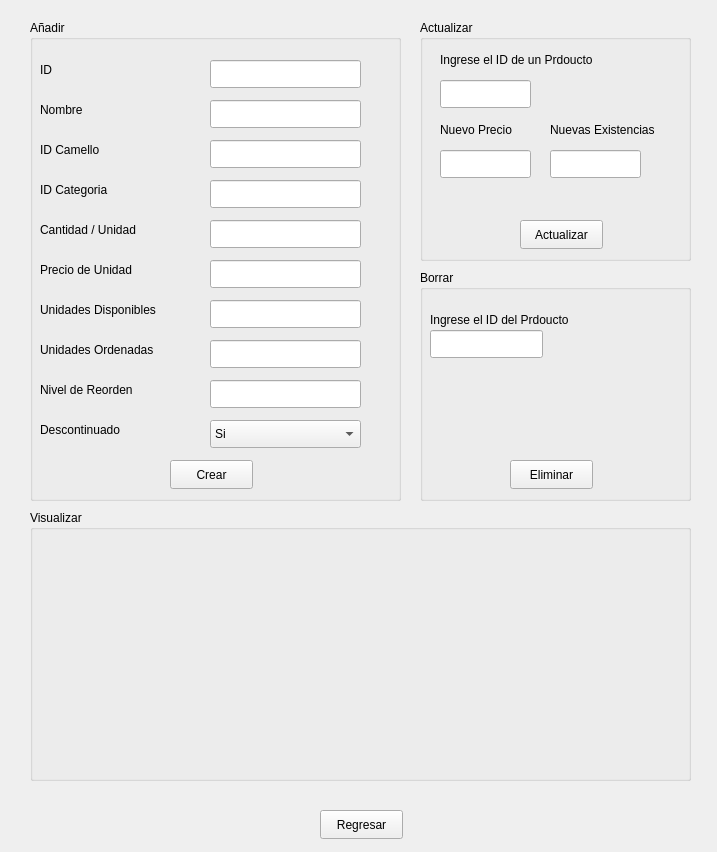
<?xml version="1.0" encoding="UTF-8"?>
<ui version="4.0">
 <class>ProductosCRUD</class>
 <widget class="QFrame" name="ProductosCRUD">
  <property name="geometry">
   <rect>
    <x>0</x>
    <y>0</y>
    <width>717</width>
    <height>852</height>
   </rect>
  </property>
  <property name="windowTitle">
   <string>Frame</string>
  </property>
  <widget class="QGroupBox" name="groupBox">
   <property name="geometry">
    <rect>
     <x>30</x>
     <y>20</y>
     <width>371</width>
     <height>481</height>
    </rect>
   </property>
   <property name="title">
    <string>Añadir</string>
   </property>
   <widget class="QLabel" name="label">
    <property name="geometry">
     <rect>
      <x>10</x>
      <y>40</y>
      <width>63</width>
      <height>20</height>
     </rect>
    </property>
    <property name="text">
     <string>ID</string>
    </property>
   </widget>
   <widget class="QLabel" name="label_2">
    <property name="geometry">
     <rect>
      <x>10</x>
      <y>80</y>
      <width>63</width>
      <height>20</height>
     </rect>
    </property>
    <property name="text">
     <string>Nombre</string>
    </property>
   </widget>
   <widget class="QLabel" name="label_3">
    <property name="geometry">
     <rect>
      <x>10</x>
      <y>120</y>
      <width>81</width>
      <height>20</height>
     </rect>
    </property>
    <property name="text">
     <string>ID Camello</string>
    </property>
   </widget>
   <widget class="QLabel" name="label_4">
    <property name="geometry">
     <rect>
      <x>10</x>
      <y>160</y>
      <width>91</width>
      <height>20</height>
     </rect>
    </property>
    <property name="text">
     <string>ID Categoria</string>
    </property>
   </widget>
   <widget class="QLabel" name="label_5">
    <property name="geometry">
     <rect>
      <x>10</x>
      <y>200</y>
      <width>131</width>
      <height>20</height>
     </rect>
    </property>
    <property name="text">
     <string>Cantidad / Unidad</string>
    </property>
   </widget>
   <widget class="QLabel" name="label_6">
    <property name="geometry">
     <rect>
      <x>10</x>
      <y>240</y>
      <width>121</width>
      <height>20</height>
     </rect>
    </property>
    <property name="text">
     <string>Precio de Unidad</string>
    </property>
   </widget>
   <widget class="QLabel" name="label_7">
    <property name="geometry">
     <rect>
      <x>10</x>
      <y>280</y>
      <width>151</width>
      <height>20</height>
     </rect>
    </property>
    <property name="text">
     <string>Unidades Disponibles</string>
    </property>
   </widget>
   <widget class="QLabel" name="label_8">
    <property name="geometry">
     <rect>
      <x>10</x>
      <y>320</y>
      <width>151</width>
      <height>20</height>
     </rect>
    </property>
    <property name="text">
     <string>Unidades Ordenadas</string>
    </property>
   </widget>
   <widget class="QLabel" name="label_9">
    <property name="geometry">
     <rect>
      <x>10</x>
      <y>360</y>
      <width>141</width>
      <height>20</height>
     </rect>
    </property>
    <property name="text">
     <string>Nivel de Reorden</string>
    </property>
   </widget>
   <widget class="QLabel" name="label_10">
    <property name="geometry">
     <rect>
      <x>10</x>
      <y>400</y>
      <width>111</width>
      <height>20</height>
     </rect>
    </property>
    <property name="text">
     <string>Descontinuado</string>
    </property>
   </widget>
   <widget class="QPushButton" name="pushButton">
    <property name="geometry">
     <rect>
      <x>140</x>
      <y>440</y>
      <width>83</width>
      <height>29</height>
     </rect>
    </property>
    <property name="text">
     <string>Crear</string>
    </property>
   </widget>
   <widget class="QLineEdit" name="LE_CRUD_AND_ID">
    <property name="geometry">
     <rect>
      <x>180</x>
      <y>40</y>
      <width>151</width>
      <height>28</height>
     </rect>
    </property>
   </widget>
   <widget class="QLineEdit" name="LN_CRUD_AND_Nom">
    <property name="geometry">
     <rect>
      <x>180</x>
      <y>80</y>
      <width>151</width>
      <height>28</height>
     </rect>
    </property>
   </widget>
   <widget class="QLineEdit" name="LE_CRUD_AND_IDSupp">
    <property name="geometry">
     <rect>
      <x>180</x>
      <y>120</y>
      <width>151</width>
      <height>28</height>
     </rect>
    </property>
   </widget>
   <widget class="QLineEdit" name="lineEdit_4">
    <property name="geometry">
     <rect>
      <x>180</x>
      <y>160</y>
      <width>151</width>
      <height>28</height>
     </rect>
    </property>
   </widget>
   <widget class="QLineEdit" name="lineEdit_5">
    <property name="geometry">
     <rect>
      <x>180</x>
      <y>200</y>
      <width>151</width>
      <height>28</height>
     </rect>
    </property>
   </widget>
   <widget class="QLineEdit" name="lineEdit_6">
    <property name="geometry">
     <rect>
      <x>180</x>
      <y>240</y>
      <width>151</width>
      <height>28</height>
     </rect>
    </property>
   </widget>
   <widget class="QLineEdit" name="lineEdit_7">
    <property name="geometry">
     <rect>
      <x>180</x>
      <y>280</y>
      <width>151</width>
      <height>28</height>
     </rect>
    </property>
   </widget>
   <widget class="QLineEdit" name="lineEdit_8">
    <property name="geometry">
     <rect>
      <x>180</x>
      <y>320</y>
      <width>151</width>
      <height>28</height>
     </rect>
    </property>
   </widget>
   <widget class="QLineEdit" name="lineEdit_9">
    <property name="geometry">
     <rect>
      <x>180</x>
      <y>360</y>
      <width>151</width>
      <height>28</height>
     </rect>
    </property>
   </widget>
   <widget class="QComboBox" name="comboBox">
    <property name="geometry">
     <rect>
      <x>180</x>
      <y>400</y>
      <width>151</width>
      <height>28</height>
     </rect>
    </property>
    <item>
     <property name="text">
      <string>Si</string>
     </property>
    </item>
    <item>
     <property name="text">
      <string>No</string>
     </property>
    </item>
   </widget>
  </widget>
  <widget class="QGroupBox" name="groupBox_2">
   <property name="geometry">
    <rect>
     <x>420</x>
     <y>20</y>
     <width>271</width>
     <height>241</height>
    </rect>
   </property>
   <property name="title">
    <string>Actualizar</string>
   </property>
   <widget class="QLabel" name="label_11">
    <property name="geometry">
     <rect>
      <x>20</x>
      <y>30</y>
      <width>201</width>
      <height>20</height>
     </rect>
    </property>
    <property name="text">
     <string>Ingrese el ID de un Prdoucto</string>
    </property>
   </widget>
   <widget class="QLineEdit" name="lineEdit_10">
    <property name="geometry">
     <rect>
      <x>20</x>
      <y>60</y>
      <width>91</width>
      <height>28</height>
     </rect>
    </property>
   </widget>
   <widget class="QLabel" name="label_12">
    <property name="geometry">
     <rect>
      <x>20</x>
      <y>100</y>
      <width>91</width>
      <height>20</height>
     </rect>
    </property>
    <property name="text">
     <string>Nuevo Precio</string>
    </property>
   </widget>
   <widget class="QLineEdit" name="lineEdit_11">
    <property name="geometry">
     <rect>
      <x>20</x>
      <y>130</y>
      <width>91</width>
      <height>28</height>
     </rect>
    </property>
   </widget>
   <widget class="QLabel" name="label_13">
    <property name="geometry">
     <rect>
      <x>130</x>
      <y>100</y>
      <width>131</width>
      <height>20</height>
     </rect>
    </property>
    <property name="text">
     <string>Nuevas Existencias</string>
    </property>
   </widget>
   <widget class="QLineEdit" name="lineEdit_12">
    <property name="geometry">
     <rect>
      <x>130</x>
      <y>130</y>
      <width>91</width>
      <height>28</height>
     </rect>
    </property>
   </widget>
   <widget class="QPushButton" name="pushButton_2">
    <property name="geometry">
     <rect>
      <x>100</x>
      <y>200</y>
      <width>83</width>
      <height>29</height>
     </rect>
    </property>
    <property name="text">
     <string>Actualizar</string>
    </property>
   </widget>
  </widget>
  <widget class="QGroupBox" name="groupBox_3">
   <property name="geometry">
    <rect>
     <x>420</x>
     <y>270</y>
     <width>271</width>
     <height>231</height>
    </rect>
   </property>
   <property name="title">
    <string>Borrar</string>
   </property>
   <widget class="QLabel" name="label_14">
    <property name="geometry">
     <rect>
      <x>10</x>
      <y>40</y>
      <width>181</width>
      <height>20</height>
     </rect>
    </property>
    <property name="text">
     <string>Ingrese el ID del Prdoucto</string>
    </property>
   </widget>
   <widget class="QLineEdit" name="lineEdit_13">
    <property name="geometry">
     <rect>
      <x>10</x>
      <y>60</y>
      <width>113</width>
      <height>28</height>
     </rect>
    </property>
   </widget>
   <widget class="QPushButton" name="pushButton_3">
    <property name="geometry">
     <rect>
      <x>90</x>
      <y>190</y>
      <width>83</width>
      <height>29</height>
     </rect>
    </property>
    <property name="text">
     <string>Eliminar</string>
    </property>
   </widget>
  </widget>
  <widget class="QGroupBox" name="groupBox_4">
   <property name="geometry">
    <rect>
     <x>30</x>
     <y>510</y>
     <width>661</width>
     <height>271</height>
    </rect>
   </property>
   <property name="title">
    <string>Visualizar</string>
   </property>
  </widget>
  <widget class="QPushButton" name="PB_CRUD_Regresar">
   <property name="geometry">
    <rect>
     <x>320</x>
     <y>810</y>
     <width>83</width>
     <height>29</height>
    </rect>
   </property>
   <property name="text">
    <string>Regresar</string>
   </property>
  </widget>
 </widget>
 <resources/>
 <connections/>
</ui>
